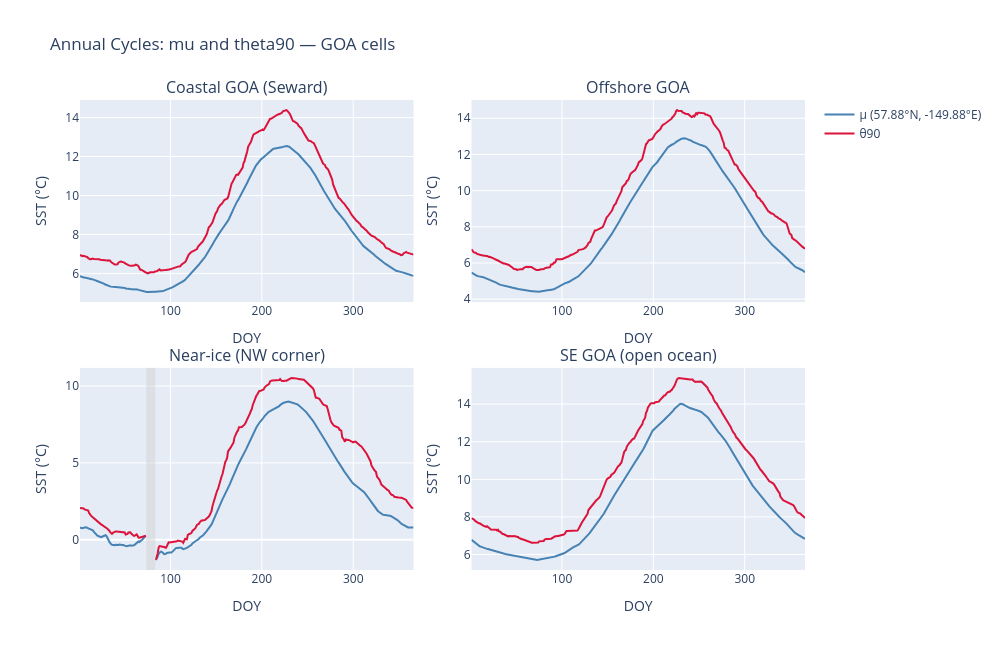

Notebook source saved alongside this figure:
### Markdown cell above
## 2. Annual cycles for 4 selected cells

### Code cell
lats = mu.lat.values
lons = mu.lon.values

cells = [
    ('Coastal GOA (Seward)',  58.0, -149.875),
    ('Offshore GOA',         55.0, -145.125),
    ('Near-ice (NW corner)', 61.875, -169.875),
    ('SE GOA (open ocean)',  54.125, -137.875),
]

doys = mu.doy.values
fig = make_subplots(rows=2, cols=2, subplot_titles=[c[0] for c in cells],
                    vertical_spacing=0.14, horizontal_spacing=0.08)

for idx, (title, clat, clon) in enumerate(cells):
    row = idx // 2 + 1
    col = idx %  2 + 1
    lat_i = np.argmin(np.abs(lats - clat))
    lon_i = np.argmin(np.abs(lons - clon))
    actual_lat = float(lats[lat_i])
    actual_lon = float(lons[lon_i])

    mu_cell      = mu[:,     lat_i, lon_i].values
    theta90_cell = theta90[:, lat_i, lon_i].values

    fig.add_trace(go.Scatter(
        x=doys, y=mu_cell, mode='lines',
        name=f'μ ({actual_lat:.2f}°N, {actual_lon:.2f}°E)',
        line=dict(color='steelblue', width=2), showlegend=(idx==0)
    ), row=row, col=col)

    fig.add_trace(go.Scatter(
        x=doys, y=theta90_cell, mode='lines',
        name='θ90',
        line=dict(color='crimson', width=2), showlegend=(idx==0)
    ), row=row, col=col)

    # Shade NaN DOYs (ice-masked)
    nan_doys = doys[np.isnan(mu_cell)]
    if len(nan_doys):
        for nd in nan_doys:
            fig.add_vline(x=nd, line_width=0.5, line_color='lightgray', row=row, col=col)

fig.update_xaxes(title_text='DOY')
fig.update_yaxes(title_text='SST (°C)')
fig.update_layout(height=650, width=1000, title_text='Annual Cycles: mu and theta90 — GOA cells')
fig.show()

### Figure 1 — Plotly figure (JSON) as saved in the notebook; plotly's stock layout.template omitted (floating-point values rounded to 4 significant figures; data arrays with more than 128 entries replaced by an {"elided": "..."} marker saying what was removed)
{"data": [{"line": {"color": "steelblue", "width": 2}, "mode": "lines", "name": "μ (57.88°N, -149.88°E)", "showlegend": true, "type": "scatter", "x": {"elided": "366 int values"}, "xaxis": "x", "y": {"elided": "366 float values"}, "yaxis": "y"}, {"line": {"color": "crimson", "width": 2}, "mode": "lines", "name": "θ90", "showlegend": true, "type": "scatter", "x": {"elided": "366 int values"}, "xaxis": "x", "y": {"elided": "366 float values"}, "yaxis": "y"}, {"line": {"color": "steelblue", "width": 2}, "mode": "lines", "name": "μ (54.88°N, -145.12°E)", "showlegend": false, "type": "scatter", "x": {"elided": "366 int values"}, "xaxis": "x2", "y": {"elided": "366 float values"}, "yaxis": "y2"}, {"line": {"color": "crimson", "width": 2}, "mode": "lines", "name": "θ90", "showlegend": false, "type": "scatter", "x": {"elided": "366 int values"}, "xaxis": "x2", "y": {"elided": "366 float values"}, "yaxis": "y2"}, {"line": {"color": "steelblue", "width": 2}, "mode": "lines", "name": "μ (61.88°N, -169.88°E)", "showlegend": false, "type": "scatter", "x": {"elided": "366 int values"}, "xaxis": "x3", "y": {"elided": "366 float values"}, "yaxis": "y3"}, {"line": {"color": "crimson", "width": 2}, "mode": "lines", "name": "θ90", "showlegend": false, "type": "scatter", "x": {"elided": "366 int values"}, "xaxis": "x3", "y": {"elided": "366 float values"}, "yaxis": "y3"}, {"line": {"color": "steelblue", "width": 2}, "mode": "lines", "name": "μ (54.12°N, -137.88°E)", "showlegend": false, "type": "scatter", "x": {"elided": "366 int values"}, "xaxis": "x4", "y": {"elided": "366 float values"}, "yaxis": "y4"}, {"line": {"color": "crimson", "width": 2}, "mode": "lines", "name": "θ90", "showlegend": false, "type": "scatter", "x": {"elided": "366 int values"}, "xaxis": "x4", "y": {"elided": "366 float values"}, "yaxis": "y4"}], "layout": {"annotations": [{"font": {"size": 16}, "showarrow": false, "text": "Coastal GOA (Seward)", "x": 0.23, "xanchor": "center", "xref": "paper", "y": 1, "yanchor": "bottom", "yref": "paper"}, {"font": {"size": 16}, "showarrow": false, "text": "Offshore GOA", "x": 0.77, "xanchor": "center", "xref": "paper", "y": 1, "yanchor": "bottom", "yref": "paper"}, {"font": {"size": 16}, "showarrow": false, "text": "Near-ice (NW corner)", "x": 0.23, "xanchor": "center", "xref": "paper", "y": 0.43, "yanchor": "bottom", "yref": "paper"}, {"font": {"size": 16}, "showarrow": false, "text": "SE GOA (open ocean)", "x": 0.77, "xanchor": "center", "xref": "paper", "y": 0.43, "yanchor": "bottom", "yref": "paper"}], "height": 650, "shapes": [{"line": {"color": "lightgray", "width": 0.5}, "type": "line", "x0": 74, "x1": 74, "xref": "x3", "y0": 0, "y1": 1, "yref": "y3 domain"}, {"line": {"color": "lightgray", "width": 0.5}, "type": "line", "x0": 75, "x1": 75, "xref": "x3", "y0": 0, "y1": 1, "yref": "y3 domain"}, {"line": {"color": "lightgray", "width": 0.5}, "type": "line", "x0": 76, "x1": 76, "xref": "x3", "y0": 0, "y1": 1, "yref": "y3 domain"}, {"line": {"color": "lightgray", "width": 0.5}, "type": "line", "x0": 77, "x1": 77, "xref": "x3", "y0": 0, "y1": 1, "yref": "y3 domain"}, {"line": {"color": "lightgray", "width": 0.5}, "type": "line", "x0": 78, "x1": 78, "xref": "x3", "y0": 0, "y1": 1, "yref": "y3 domain"}, {"line": {"color": "lightgray", "width": 0.5}, "type": "line", "x0": 79, "x1": 79, "xref": "x3", "y0": 0, "y1": 1, "yref": "y3 domain"}, {"line": {"color": "lightgray", "width": 0.5}, "type": "line", "x0": 80, "x1": 80, "xref": "x3", "y0": 0, "y1": 1, "yref": "y3 domain"}, {"line": {"color": "lightgray", "width": 0.5}, "type": "line", "x0": 81, "x1": 81, "xref": "x3", "y0": 0, "y1": 1, "yref": "y3 domain"}, {"line": {"color": "lightgray", "width": 0.5}, "type": "line", "x0": 82, "x1": 82, "xref": "x3", "y0": 0, "y1": 1, "yref": "y3 domain"}, {"line": {"color": "lightgray", "width": 0.5}, "type": "line", "x0": 83, "x1": 83, "xref": "x3", "y0": 0, "y1": 1, "yref": "y3 domain"}], "title": {"text": "Annual Cycles: mu and theta90 — GOA cells"}, "width": 1000, "xaxis": {"anchor": "y", "domain": [0, 0.46], "title": {"text": "DOY"}}, "xaxis2": {"anchor": "y2", "domain": [0.54, 1], "title": {"text": "DOY"}}, "xaxis3": {"anchor": "y3", "domain": [0, 0.46], "title": {"text": "DOY"}}, "xaxis4": {"anchor": "y4", "domain": [0.54, 1], "title": {"text": "DOY"}}, "yaxis": {"anchor": "x", "domain": [0.57, 1], "title": {"text": "SST (°C)"}}, "yaxis2": {"anchor": "x2", "domain": [0.57, 1], "title": {"text": "SST (°C)"}}, "yaxis3": {"anchor": "x3", "domain": [0, 0.43], "title": {"text": "SST (°C)"}}, "yaxis4": {"anchor": "x4", "domain": [0, 0.43], "title": {"text": "SST (°C)"}}}}
